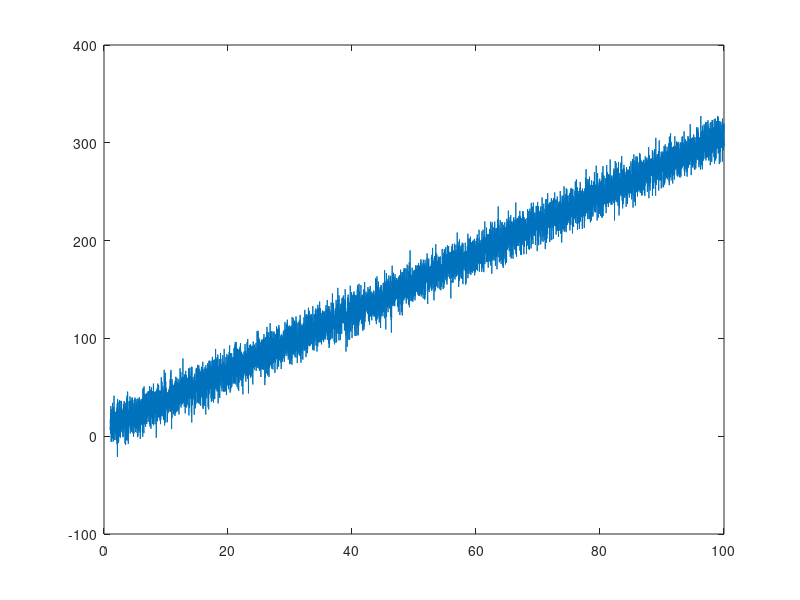

Recreate this plot in MATLAB. (Note: this script raises an error after producing the figure.)
clear all;
close all;
a=3;b=4;
f=@(t)a*t+b;
x=1:0.01:100;
y=f(x);
plot(x,y);
for i=1:numel(x)
    y(i)=y(i)+normrnd(3,10);
end
plot(x,y);
[signals,pc,v]=pcaEig([x;y]);
figure;
plot(signals(1,:),signals(2,:));
%%
figure;
data=[x;y];
[m,n]=size(data);
%shift to original point
mn=mean(data,2);
data=data-repmat(mn,1,n);
temp=pc(:,1);
result=temp*temp'*data;
plot(result(1,:),result(2,:));